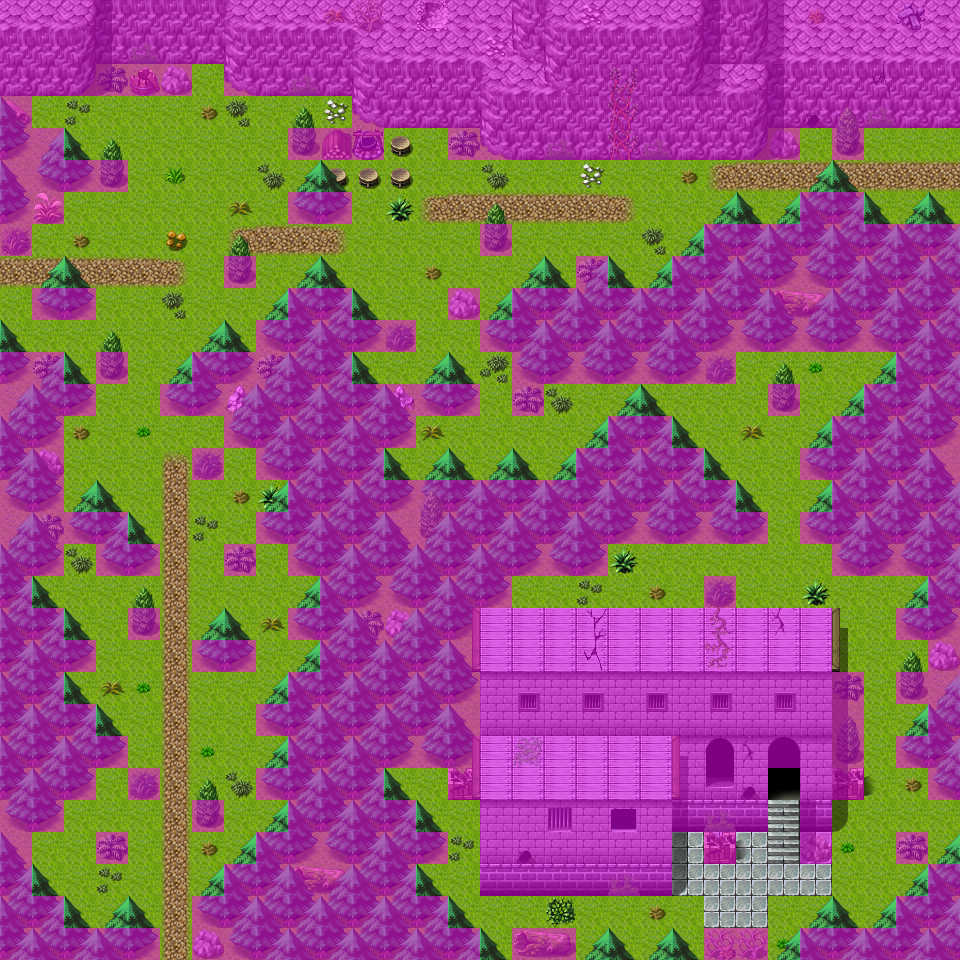

A level layout from a 2D game, rendered from its tile map. Below: a short description, then the map file with tile-grid data replaced by summaries:
An orthogonal 30x30 tile map with 32x32 px tiles, 4 tile layers (Ground, Objects, Above, Walkable), 16 tilesets and 21 objects (14x spawn, 4x mapchange, 2x script, key).

<map version="1.0" orientation="orthogonal" width="30" height="30" tilewidth="32" tileheight="32">
    <properties>
        <property name="outdoors" value="1" />
    </properties>
    <tileset firstgid="1" name="map_4" tilewidth="32" tileheight="32">
        <image source="../drawable/map_4.png" width="256" height="256" />
    </tileset>
    <tileset firstgid="65" name="map_6" tilewidth="32" tileheight="32">
        <image source="../drawable/map_6.png" width="256" height="256" />
    </tileset>
    <tileset firstgid="129" name="map_3" tilewidth="32" tileheight="32">
        <image source="../drawable/map_3.png" width="256" height="256" />
    </tileset>
    <tileset firstgid="193" name="map_28" tilewidth="32" tileheight="32">
        <image source="../drawable/map_28.png" width="256" height="256" />
    </tileset>
    <tileset firstgid="257" name="map_7" tilewidth="32" tileheight="32">
        <image source="../drawable/map_7.png" width="256" height="256" />
    </tileset>
    <tileset firstgid="321" name="map_19" tilewidth="32" tileheight="32">
        <image source="../drawable/map_19.png" width="256" height="256" />
    </tileset>
    <tileset firstgid="385" name="map_5" tilewidth="32" tileheight="32">
        <image source="../drawable/map_5.png" width="256" height="256" />
    </tileset>
    <tileset firstgid="449" name="map_1" tilewidth="32" tileheight="32">
        <image source="../drawable/map_1.png" width="256" height="256" />
    </tileset>
    <tileset firstgid="513" name="map_27" tilewidth="32" tileheight="32">
        <image source="../drawable/map_27.png" width="256" height="256" />
    </tileset>
    <tileset firstgid="577" name="map_13" tilewidth="32" tileheight="32">
        <image source="../drawable/map_13.png" width="256" height="256" />
    </tileset>
    <tileset firstgid="641" name="map_18" tilewidth="32" tileheight="32">
        <image source="../drawable/map_18.png" width="256" height="256" />
    </tileset>
    <tileset firstgid="705" name="map_8" tilewidth="32" tileheight="32">
        <image source="../drawable/map_8.png" width="256" height="256" />
    </tileset>
    <tileset firstgid="769" name="map_9" tilewidth="32" tileheight="32">
        <image source="../drawable/map_9.png" width="256" height="256" />
    </tileset>
    <tileset firstgid="833" name="map_26" tilewidth="32" tileheight="32">
        <image source="../drawable/map_26.png" width="256" height="256" />
    </tileset>
    <tileset firstgid="897" name="map_0" tilewidth="32" tileheight="32">
        <image source="../drawable/map_0.png" width="256" height="256" />
    </tileset>
    <tileset firstgid="961" name="map_2" tilewidth="32" tileheight="32">
        <image source="../drawable/map_2.png" width="256" height="256" />
    </tileset>
    <layer name="Ground" width="30" height="30">
        <data>[900 cells, 900 non-empty, 16 distinct tile ids]</data>
    </layer>
    <layer name="Objects" width="30" height="30">
        <data>[900 cells, 485 non-empty, 62 distinct tile ids]</data>
    </layer>
    <layer name="Above" width="30" height="30">
        <data>[900 cells, 150 non-empty, 9 distinct tile ids]</data>
    </layer>
    <layer name="Walkable" width="30" height="30">
        <data>[900 cells, 551 non-empty, 1 distinct tile ids]</data>
    </layer>
    <objectgroup name="Mapevents">
        <object name="house" type="mapchange" x="768" y="768" width="32" height="32">
            <properties>
                <property name="map" value="flagstone_inner" />
                <property name="place" value="entrance" />
            </properties>
        </object>
        <object name="east" type="mapchange" x="928" y="128" width="32" height="96">
            <properties>
                <property name="map" value="wild8" />
                <property name="place" value="west" />
            </properties>
        </object>
        <object name="west" type="mapchange" x="0" y="256" width="32" height="96">
            <properties>
                <property name="map" value="wild16" />
                <property name="place" value="east" />
            </properties>
        </object>
        <object name="south" type="mapchange" x="160" y="928" width="32" height="32">
            <properties>
                <property name="map" value="waytogalmore0" />
                <property name="place" value="north" />
            </properties>
        </object>
        <object name="stoutford_guard1" type="spawn" x="384" y="352" width="64" height="32">
            <properties>
                <property name="spawngroup" value="stoutford_guard1" />
            </properties>
        </object>
        <object name="stn_gyra_50" type="script" x="32" y="320" width="224" height="32" />
        <object name="stn_gyra_m28_1" type="script" x="32" y="864" width="192" height="32" />
    </objectgroup>
    <objectgroup name="Spawn">
        <object name="forestboar3" type="spawn" x="832" y="160" width="32" height="32">
            <properties>
                <property name="spawngroup" value="forestboar3" />
            </properties>
        </object>
        <object name="forestboar2" type="spawn" x="544" y="160" width="288" height="128">
            <properties>
                <property name="quantity" value="2" />
                <property name="spawngroup" value="forestboar2" />
            </properties>
        </object>
        <object name="forestbeetle" type="spawn" x="64" y="448" width="224" height="448">
            <properties>
                <property name="quantity" value="4" />
                <property name="spawngroup" value="forestbeetle" />
            </properties>
        </object>
        <object name="forestwolf1" type="spawn" x="64" y="96" width="192" height="224">
            <properties>
                <property name="quantity" value="2" />
                <property name="spawngroup" value="forestwolf1" />
            </properties>
        </object>
        <object name="cavesnake2_boss" type="spawn" x="608" y="384" width="32" height="32">
            <properties>
                <property name="spawngroup" value="cavesnake2_boss" />
            </properties>
        </object>
        <object name="flagstone_sentry" type="spawn" x="384" y="288" width="32" height="32">
            <properties>
                <property name="spawngroup" value="flagstone_sentry" />
            </properties>
        </object>
        <object name="prisoner1" type="spawn" x="768" y="512" width="32" height="32">
            <properties>
                <property name="spawngroup" value="prisoner1" />
            </properties>
        </object>
        <object name="cavesnake2_boss_1" type="spawn" x="864" y="672" width="32" height="32">
            <properties>
                <property name="spawngroup" value="cavesnake2_boss" />
            </properties>
        </object>
        <object name="forestserpent1" type="spawn" x="864" y="768" width="32" height="32">
            <properties>
                <property name="spawngroup" value="forestserpent1" />
            </properties>
        </object>
        <object name="flagstone_guard" type="spawn" x="288" y="128" width="224" height="224">
            <properties>
                <property name="quantity" value="3" />
                <property name="spawngroup" value="flagstone_guard" />
            </properties>
        </object>
        <object name="stn_lizard" type="spawn" x="96" y="96" width="768" height="256">
            <properties>
                <property name="active" value="false" />
                <property name="quantity" value="5" />
                <property name="spawngroup" value="stn_lizard" />
            </properties>
        </object>
        </objectgroup>
    <objectgroup name="Keys">
        <!-- 1 objects omitted --></objectgroup>
</map>
<!-- 3 of 21 objects omitted -->
